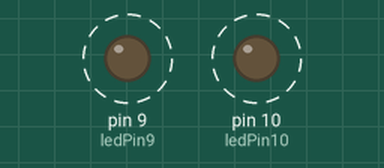
Simulated run of this sketch. Board: Arduino Uno, built with avr-gcc and run on an emulated ATmega328P. Parts: output pins drawn as LEDs (lit = HIGH). Dashed ring = blinking.

Above: at 0.2 s.
Timing chart, 0 to 4.6 s (numbered marks = the images above):
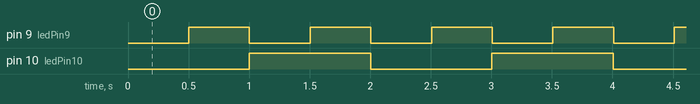

The sketch:

blink_independent.ino
```cpp
const int ledPin10 = 10;
const int ledPin9 = 9;

int ledState10 = LOW;
int ledState9 = LOW;

long previousMillis9 = 0;
long previousMillis10 = 0;


long interval10 = 1000;
long interval9 = 500;

void setup() {
  pinMode(ledPin10, OUTPUT);
  pinMode(ledPin9, OUTPUT);


}

void loop() {
  unsigned long currentMillis = millis();

  if (currentMillis - previousMillis10 > interval10) {
    previousMillis10 = currentMillis;

    if (ledState10 == LOW)
      ledState10 = HIGH;
    else
      ledState10 = LOW;
    digitalWrite(ledPin10, ledState10);
  }

   if (currentMillis - previousMillis9 > interval9) {
    previousMillis9 = currentMillis;

    if (ledState9 == LOW)
      ledState9 = HIGH;
    else
      ledState9 = LOW;


    digitalWrite(ledPin9, ledState9);

  }
 }
```

Measured:
- by itself, pin 9 (ledPin9): alternates HIGH for 0.50 s and LOW for 0.50 s
- by itself, pin 10 (ledPin10): alternates HIGH for 1.0 s and LOW for 1.0 s
- by itself, everything shown: repeats every 2.0 s, in 6 steps
